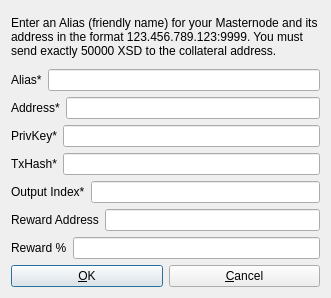
<?xml version="1.0" encoding="UTF-8"?>
<ui version="4.0">
 <class>AddEditAdrenalineNode</class>
 <widget class="QDialog" name="AddEditAdrenalineNode">
  <property name="geometry">
   <rect>
    <x>0</x>
    <y>0</y>
    <width>331</width>
    <height>298</height>
   </rect>
  </property>
  <property name="windowTitle">
   <string>Add/Edit Seedcoin Node</string>
  </property>
  <property name="modal">
   <bool>true</bool>
  </property>
  <layout class="QVBoxLayout" name="verticalLayout">
   <item>
    <widget class="QLabel" name="label_9">
     <property name="sizePolicy">
      <sizepolicy hsizetype="Preferred" vsizetype="Expanding">
       <horstretch>0</horstretch>
       <verstretch>0</verstretch>
      </sizepolicy>
     </property>
     <property name="text">
      <string>&lt;html&gt;&lt;head/&gt;&lt;body&gt;&lt;p&gt;Enter an Alias (friendly name) for your Masternode and its address in the format 123.456.789.123:9999. You must send exactly 50000 XSD to the collateral address.&lt;/p&gt;&lt;/body&gt;&lt;/html&gt;</string>
     </property>
     <property name="wordWrap">
      <bool>true</bool>
     </property>
    </widget>
   </item>
   <item>
    <layout class="QHBoxLayout" name="horizontalLayout_4">
     <property name="bottomMargin">
      <number>0</number>
     </property>
     <item>
      <widget class="QLabel" name="label_4">
       <property name="text">
        <string>Alias*</string>
       </property>
      </widget>
     </item>
     <item>
      <widget class="QLineEdit" name="aliasLineEdit"/>
     </item>
    </layout>
   </item>
   <item>
    <layout class="QHBoxLayout" name="horizontalLayout_5">
     <property name="bottomMargin">
      <number>0</number>
     </property>
     <item>
      <widget class="QLabel" name="label_6">
       <property name="text">
        <string>Address*</string>
       </property>
      </widget>
     </item>
     <item>
      <widget class="QLineEdit" name="addressLineEdit"/>
     </item>
    </layout>
   </item>
   <item>
    <layout class="QHBoxLayout" name="horizontalLayout_3">
     <property name="bottomMargin">
      <number>0</number>
     </property>
     <item>
      <widget class="QLabel" name="label_5">
       <property name="text">
        <string>PrivKey*</string>
       </property>
      </widget>
     </item>
     <item>
      <widget class="QLineEdit" name="privkeyLineEdit"/>
     </item>
    </layout>
   </item>
   <item>
    <layout class="QHBoxLayout" name="horizontalLayout_2">
     <property name="bottomMargin">
      <number>0</number>
     </property>
     <item>
      <widget class="QLabel" name="label_2">
       <property name="text">
        <string>TxHash*</string>
       </property>
      </widget>
     </item>
     <item>
      <widget class="QLineEdit" name="txhashLineEdit"/>
     </item>
    </layout>
   </item>
   <item>
    <layout class="QHBoxLayout" name="horizontalLayout_8">
     <property name="bottomMargin">
      <number>0</number>
     </property>
     <item>
      <widget class="QLabel" name="label_8">
       <property name="text">
        <string>Output Index*</string>
       </property>
      </widget>
     </item>
     <item>
      <widget class="QLineEdit" name="outputindexLineEdit"/>
     </item>
    </layout>
   </item>
   <item>
    <layout class="QHBoxLayout" name="horizontalLayout_6">
     <property name="bottomMargin">
      <number>0</number>
     </property>
     <item>
      <widget class="QLabel" name="label_3">
       <property name="text">
        <string>Reward Address</string>
       </property>
      </widget>
     </item> 
     <item>
      <widget class="QLineEdit" name="rewardaddressLineEdit"/>
     </item>
    </layout>
   </item>
   <item>
    <layout class="QHBoxLayout" name="horizontalLayout_7">
     <property name="bottomMargin">
      <number>0</number>
     </property>
     <item>
      <widget class="QLabel" name="label_7">
       <property name="text">
        <string>Reward %</string>
       </property>
      </widget>
     </item>
     <item>
      <widget class="QLineEdit" name="rewardpercentageLineEdit"/>
     </item>
    </layout>
   </item>
   <item>
    <layout class="QHBoxLayout" name="horizontalLayout_Buttons">
     <item>
      <widget class="QPushButton" name="okButton">
       <property name="text">
        <string>&amp;OK</string>
       </property>
      </widget>
     </item>
     <item>
      <widget class="QPushButton" name="cancelButton">
       <property name="text">
        <string>&amp;Cancel</string>
       </property>
       <property name="autoDefault">
        <bool>false</bool>
       </property>
      </widget>
     </item>
    </layout>
   </item>
  </layout>
 </widget>
 <resources/>
 <connections/>
</ui>
